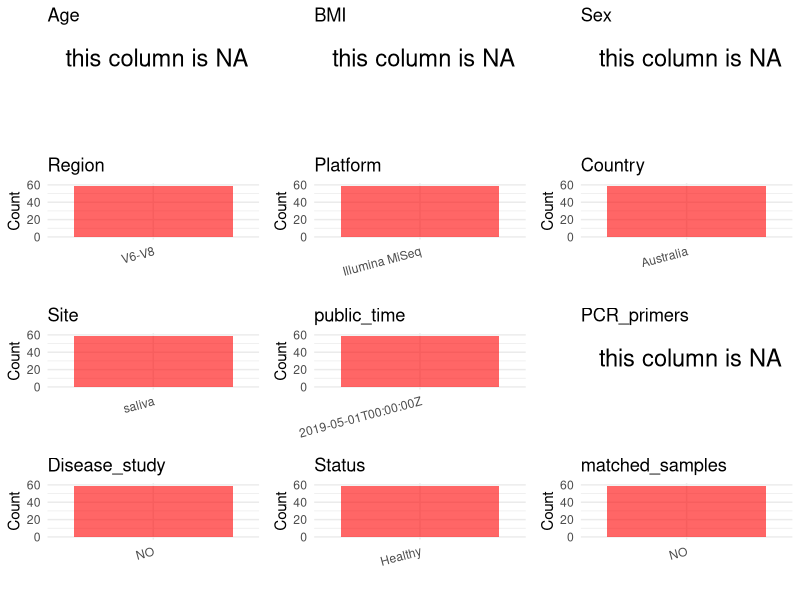

Reproduce this figure in R. (Note: this script raises an error after producing the figure.)
## ---- chunk 1
# Load necessary libraries
library(dplyr)
library(ggplot2)
library(cowplot)

# Set working directory (update this path to your local directory)
setwd("D:/oral_project/PRJEB29801")

# Read the initial metadata files
initial_meta<-read.csv("SraRunTable.csv",header = T)

# Combine the two metadata files
#meta <- rbind(initial_meta, initial_meta1)

#Remove entries where Organism is "gut metagenome" (non-oral samples)
#initial_meta <- subset(initial_meta,isolation_source!= "feces")

# Check the number of samples containing "HT" in Sample.Name (e.g., healthy controls)
#nrow(subset(meta, grepl("HT", Sample.Name)))

# Display the first few rows of the metadata
head(initial_meta)
## ---- chunk 2
# Create a uniform metadata dataframe
metadata <- data.frame(
  BioProject = initial_meta$BioProject,
  Run = initial_meta$Run,
  sample_name = initial_meta$Submitter_Id,
  Age = NA,
  BMI = NA,
  Sex=NA,
  Region = "V6-V8",
  Platform = initial_meta$Instrument,
  Country = initial_meta$geo_loc_name_country,
  Site = initial_meta$environment_.material.,
  public_time = initial_meta$ReleaseDate,
  stringsAsFactors = FALSE
)
## ---- chunk 3
# Add information obtained from the publication
metadata$PCR_primers <- NA
metadata$title <- "Analysis of the Effects of Dietary Pattern on the Oral Microbiome of Elite Endurance Athletes"
#metadata<-subset(uniform_meta,Site!="feces")
metadata$Disease_study <- "NO"
# Assign disease status based on sample_name patterns
metadata$Status <- "Healthy"
#extract subject id by remove prefix of sample_name
#metadata$sample_name <- gsub("[FSP].*", "", metadata$sample_name)
#get subjects id with Saliva available
keep_subjects<-subset(metadata,Site %in% c("saliva"))
#remove subjects without Saliva samples
metadata<-subset(metadata,sample_name %in% keep_subjects$sample_name)
#get subjects sampling counts
sample_counts <- table(metadata$sample_name)
# Create matched_samples column, any subjects have >=2 samples will be label "YES", otherwise "NO"
metadata$matched_samples <- ifelse(metadata$sample_name %in% names(sample_counts[sample_counts >= 2]), "YES", "NO")
## ---- chunk 4
# Check the number of unique runs and sample names
print(paste("Number of unique runs:", length(unique(metadata$Run))))
print(paste("Number of unique sample names:", length(unique(metadata$sample_name))))
## ---- chunk 5
# Select columns for visualization
plot_data <- metadata %>%
  select(-BioProject, -Run, -sample_name, -title)

# Function to create simple plots for each column
create_simple_plots <- function(data) {
  plots <- list()
  
  for (col in colnames(data)) {
    # Check if the column is all NA
    if (all(is.na(data[[col]]))) {
      # Create an empty plot with text indicating all NA
      p <- ggplot() +
        annotate("text", x = 0.5, y = 0.5, label = "this column is NA", size = 6) +
        labs(title = col) +
        theme_void()
    } else if (is.numeric(data[[col]])) {
      # Numeric variable: histogram
      p <- ggplot(data, aes(x = .data[[col]])) +
        geom_histogram(fill = "blue", alpha = 0.6, bins = 20, na.rm = TRUE) +
        labs(title = col) +
        theme_minimal()
    } else {
      # Categorical variable: bar plot (remove NA values)
      count_data <- as.data.frame(table(data[[col]], useNA = "ifany"))
      p <- ggplot(count_data, aes(x = reorder(Var1, -Freq), y = Freq)) +
        geom_col(fill = "red", alpha = 0.6) +
        labs(title = col, x = NULL, y = "Count") +
        theme_minimal() +
        theme(axis.text.x = element_text(angle = 15, hjust = 1))
    }
    plots[[col]] <- p
  }
  
  return(plots)
}

# Generate and arrange plots
plots <- create_simple_plots(plot_data)
p<-plot_grid(plots$Age, 
          plots$BMI, 
          plots$Sex, 
          plots$Region, 
          plots$Platform, 
          plots$Country, 
          plots$Site,
          plots$public_time, 
          plots$PCR_primers,
          plots$Disease_study,
          plots$Status,
          plots$matched_samples,# add 
          ncol = 3, align = "hv", axis = "lb")
ggsave("Metadata_Summary.png", plot = p, width = 8, height = 6, dpi = 150)
## ---- chunk 6
knitr::include_graphics("Metadata_Summary.png")
## ---- chunk 7
# Reorder columns to match the desired format
metadata <- metadata[, c(
  "BioProject", "Run", "sample_name", "Age", "BMI", "Sex", 
  "Region", "Platform", "Country", "Site", "public_time", 
  "PCR_primers", "title", "Disease_study", "Status","matched_samples"
)]

# Export the uniform metadata to a CSV file
write.csv(metadata, file = "metadata.csv", quote = FALSE)
head(metadata)
